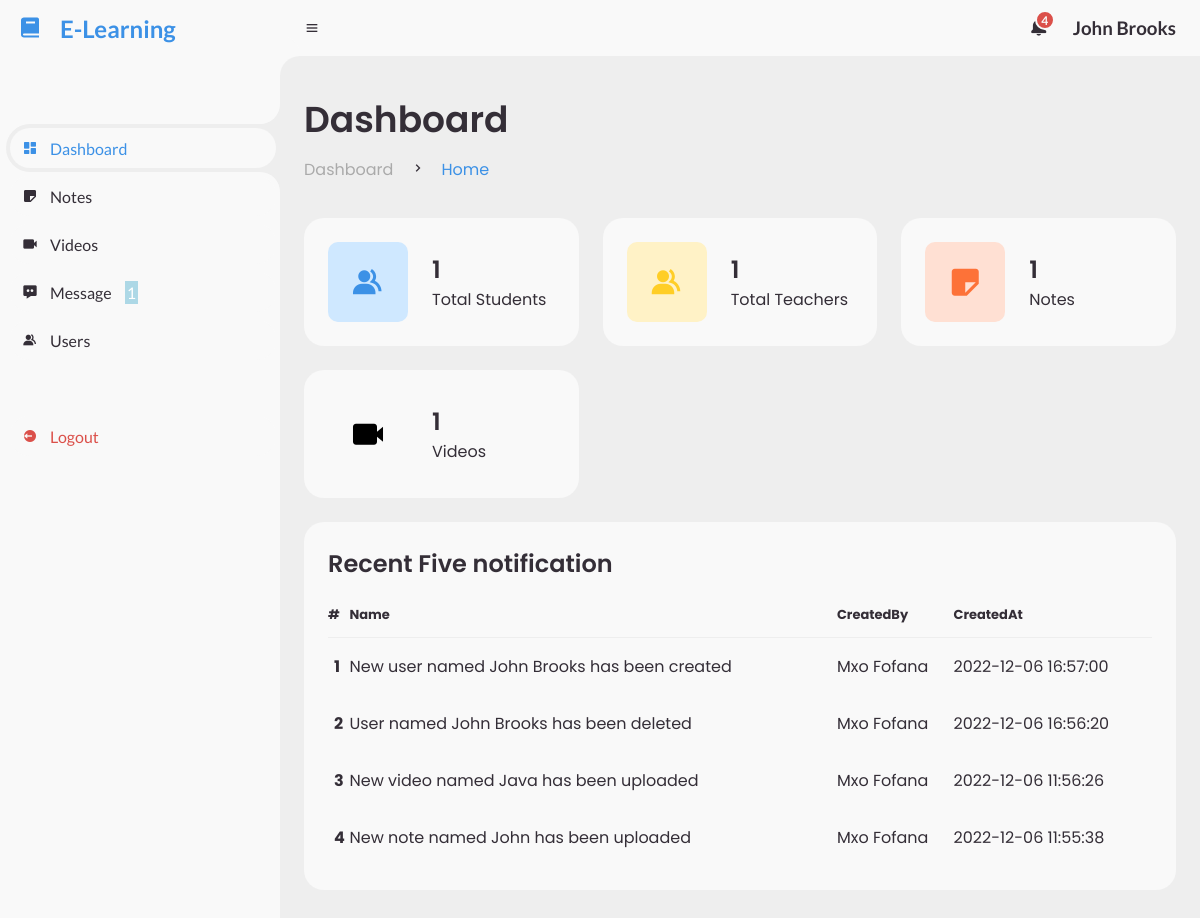
The page /dashboard/index.php (signed in) on the database its author committed.
### tables this page shows
CREATE TABLE `users` (
  `id` int(11) NOT NULL,
  `name` varchar(225) NOT NULL,
  `surname` varchar(225) NOT NULL,
  `email` varchar(225) NOT NULL,
  `password` varchar(225) NOT NULL,
  `role` int(11) NOT NULL DEFAULT 1,
  `created_at` timestamp NOT NULL DEFAULT current_timestamp()
);

CREATE TABLE `notifications` (
  `id` int(11) NOT NULL,
  `name` varchar(225) NOT NULL,
  `created_by` int(11) NOT NULL,
  `to_user` int(11) NOT NULL DEFAULT 1,
  `created_at` timestamp NOT NULL DEFAULT current_timestamp()
);

### includes/session.php (called while the page is built, shortened)
<?php
$session_id=$_SESSION['alogin'];
?>

### dashboard/index.php (the view)
<?php
include('top_section.php');
?>
		<main>
			<div class="head-title">
				<div class="left">
					<h1>Dashboard</h1>
					<ul class="breadcrumb">
						<li>
							<a href="#">Dashboard</a>
						</li>
						<li><i class='bx bx-chevron-right' ></i></li>
						<li>
							<a class="active" href="#">Home</a>
						</li>
					</ul>
				</div>
			</div>
			<ul class="box-info">
				<?php
				$query= mysqli_query($conn,"select * from users where role = 2")or die(mysqli_error());
				$stud_count = mysqli_num_rows($query);
				?>
				<li>
					<i class='bx bxs-group' ></i>
					<span class="text">
						<h3><?php echo $stud_count ?></h3>
						<p>Total Students</p>
					</span>
				</li>
				<?php
				$query= mysqli_query($conn,"select * from users where role = 1")or die(mysqli_error());
				$teach_count = mysqli_num_rows($query);
				?>
				<li>
					<i class='bx bxs-group' ></i>
					<span class="text">
						<h3><?php  echo $teach_count ?></h3>
						<p>Total Teachers</p>
					</span>
				</li>
				<?php
				$query= mysqli_query($conn,"select * from documents")or die(mysqli_error());
				$note_count = mysqli_num_rows($query);
				?>
				<li>
					<i class='bx bxs-note' ></i>
					<span class="text">
						<h3><?php echo $note_count ?></h3>
						<p>Notes</p>
					</span>
				</li>
				<?php
				$query= mysqli_query($conn,"select * from videos")or die(mysqli_error());
				$videos_count = mysqli_num_rows($query);
				?>
				<li>
					<i class='bx bxs-video' ></i>
					<span class="text">
						<h3><?php echo $videos_count ?></h3>
						<p>Videos</p>
					</span>
				</li>
			</ul>
			<div class="table-data">
				<div class="order">
					<div class="head">
						<h3>Recent Five notification</h3>
					</div>
					<table>
						<thead>
							<tr>
                                <th>#</th>
								<th>Name</th>
								<th>CreatedBy</th>
								<th>CreatedAt</th>
							</tr>
						</thead>
						<tbody>
                        <?php
                        $query= mysqli_query($conn,"SELECT * FROM notifications where to_user ='$role' ORDER BY id desc LIMIT 5")or die(mysqli_error());
                        $cnt=1;
						while ($row = mysqli_fetch_array($query)) {
                        ?>
							<tr>
                                <td>
                                <div class="name-avatar d-flex align-items-center">
										<div class="txt mr-2 flex-shrink-0">
											<b><?php echo htmlentities($cnt);?></b>
										</div>
									</div>
                                </td>
								<td><?php echo $row['name']; ?></td>
                                <?php
                                $creater = $row['created_by'];
                                $seach= mysqli_query($conn,"SELECT * FROM users where id ='$creater'")or die(mysqli_error());
                                $record = mysqli_fetch_array($seach);
                                ?>
								<td><?php echo $record['name']." ".$record['surname']; ?></td>
								<td> <?php echo $row['created_at']; ?></td>
							</tr>
							<?php $cnt++; }?>
						</tbody>
					</table>
				</div>
			</div>
		</main>
<?php
include('bottom_section.php');
?>

### dashboard/top_section.php (shortened to what this page needs)
<?php include('../includes/config.php'); ?>
<?php include('../includes/session.php');?>
<?php
$query= mysqli_query($conn,"select * from users where id = '$session_id'")or die(mysqli_error());
$row = mysqli_fetch_array($query);
$role = $row['role'];
$activePage = basename($_SERVER['PHP_SELF'], ".php");
?>
<!DOCTYPE html>
<html lang="en">
<head>
	<link href='https://unpkg.com/boxicons@2.0.9/css/boxicons.min.css' rel='stylesheet'>
	<link rel="stylesheet" href="styles/style.css">
</head>
<body>
	<section id="sidebar">
		<a href="#" class="brand">
			<i class='bx bxs-book'></i>
			<span class="text">E-Learning</span>
		</a>
		<ul class="side-menu top">
			<li class="<?= ($activePage == 'index') ? 'active':''; ?>">
				<a href="index.php">
					<i class='bx bxs-dashboard' ></i>
					<span class="text">Dashboard</span>
				</a>
			</li>
			<li class="<?= ($activePage == 'notes') ? 'active':''; ?>">
				<a href="notes.php">
					<i class='bx bxs-note' ></i>
					<span class="text">Notes</span>
				</a>
			</li>
			<li class="<?= ($activePage == 'videos') ? 'active':''; ?>">
				<a href="videos.php">
					<i class='bx bxs-video' ></i>
					<span class="text">Videos</span>
				</a>
			</li>
			<li class="<?= ($activePage == 'messages') ? 'active':''; ?>">
			<?php
				$sql ="SELECT * FROM messages where to_user ='$session_id' and readed = 0";
				$query= mysqli_query($conn, $sql)or die(mysqli_error());
				$count = mysqli_num_rows($query);
			?>
				<a href="messages.php">
					<i class='bx bxs-message-dots' ></i>
					<span class="text">Message
					<span class="num" style="margin-left: 10px;color:white;background-color:lightblue;padding:2px;border-raduis:50px;"><?php echo $count ?></span>
					</span>
				</a>
			</li>
			<li class="<?= ($activePage == 'users') ? 'active':''; ?>">
				<a href="users.php">
					<i class='bx bxs-group' ></i>
					<span class="text">Users</span>
				</a>
			</li>
		</ul>
		<ul class="side-menu">
			<li>
				<a href="logout.php" class="logout">
					<i class='bx bxs-log-out-circle' ></i>
					<span class="text">Logout</span>
				</a>
			</li>
		</ul>
	</section>
	<section id="content">
		<nav>
			<i class='bx bx-menu' ></i>
			<form action="#">
				<div class="form-input">
				</div>
			</form>
			<?php
				$sql ="SELECT * FROM notifications where to_user ='$role'";
				$query= mysqli_query($conn, $sql)or die(mysqli_error());
				$count = mysqli_num_rows($query);
			?>
			<a class="notification" href="notification.php">
				<span class="num"><?php echo $count ?></span>
			</a>
			<a href="#" class="profile">
				<h1 class="h1"><?php echo $row['name']. " " .$row['surname']; ?></h1>
			</a>
		</nav>

### dashboard/bottom_section.php (shortened to what this page needs)
</section>
</body>
</html>

### rows shown on the page
users: name "John", surname "Brooks"
notifications: name "New user named John Brooks has been created", users.name "Mxo", users.surname "Fofana", created_at "2022-12-06 16:57:00"
notifications: name "User named John Brooks has been deleted", users.name "Mxo", users.surname "Fofana", created_at "2022-12-06 16:56:20"
notifications: name "New video named Java has been uploaded", users.name "Mxo", users.surname "Fofana", created_at "2022-12-06 11:56:26"
notifications: name "New note named John has been uploaded", users.name "Mxo", users.surname "Fofana", created_at "2022-12-06 11:55:38"

### other values the page prints
$count "1"
$count "4"
$stud_count "1"
$teach_count "1"
$note_count "1"
$videos_count "1"
